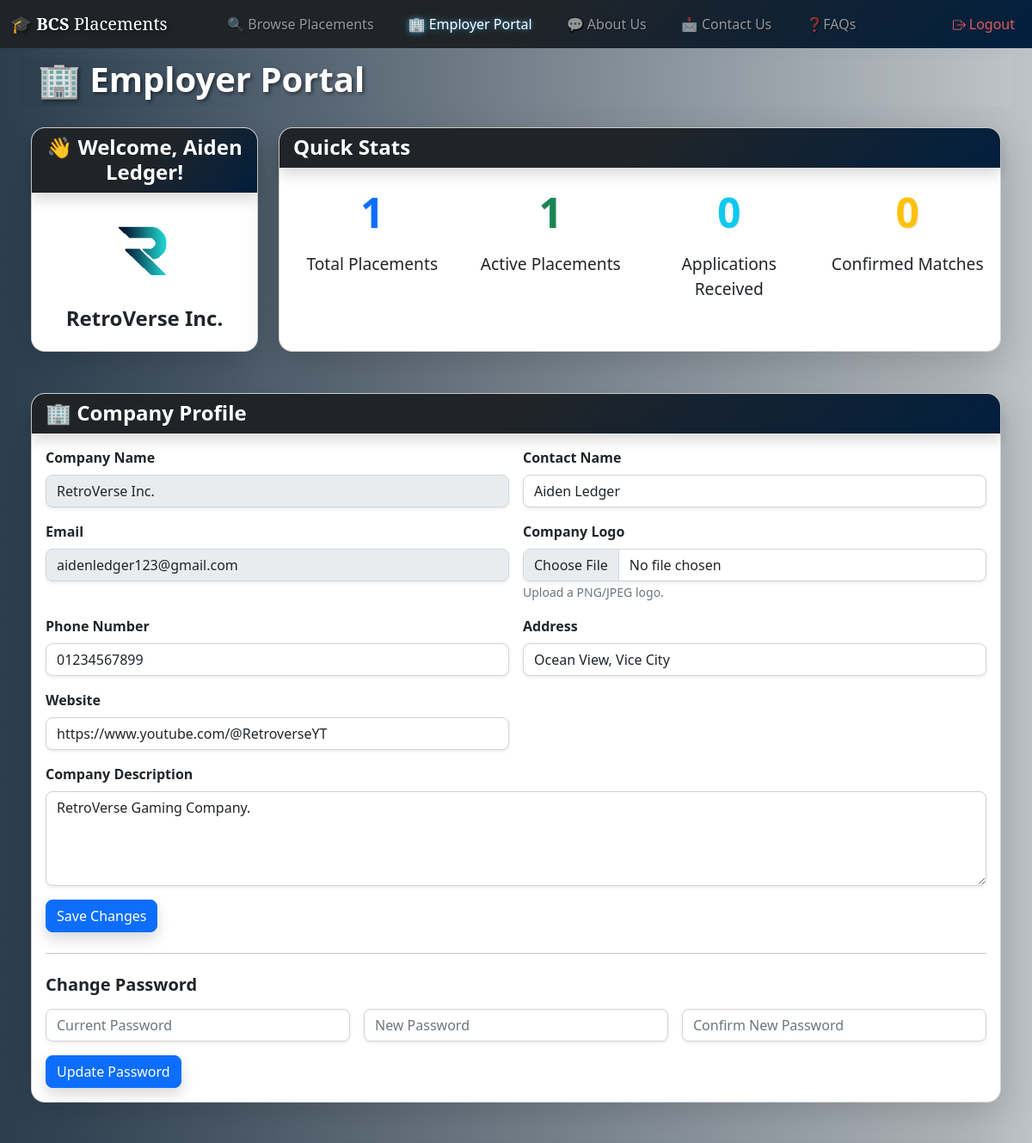
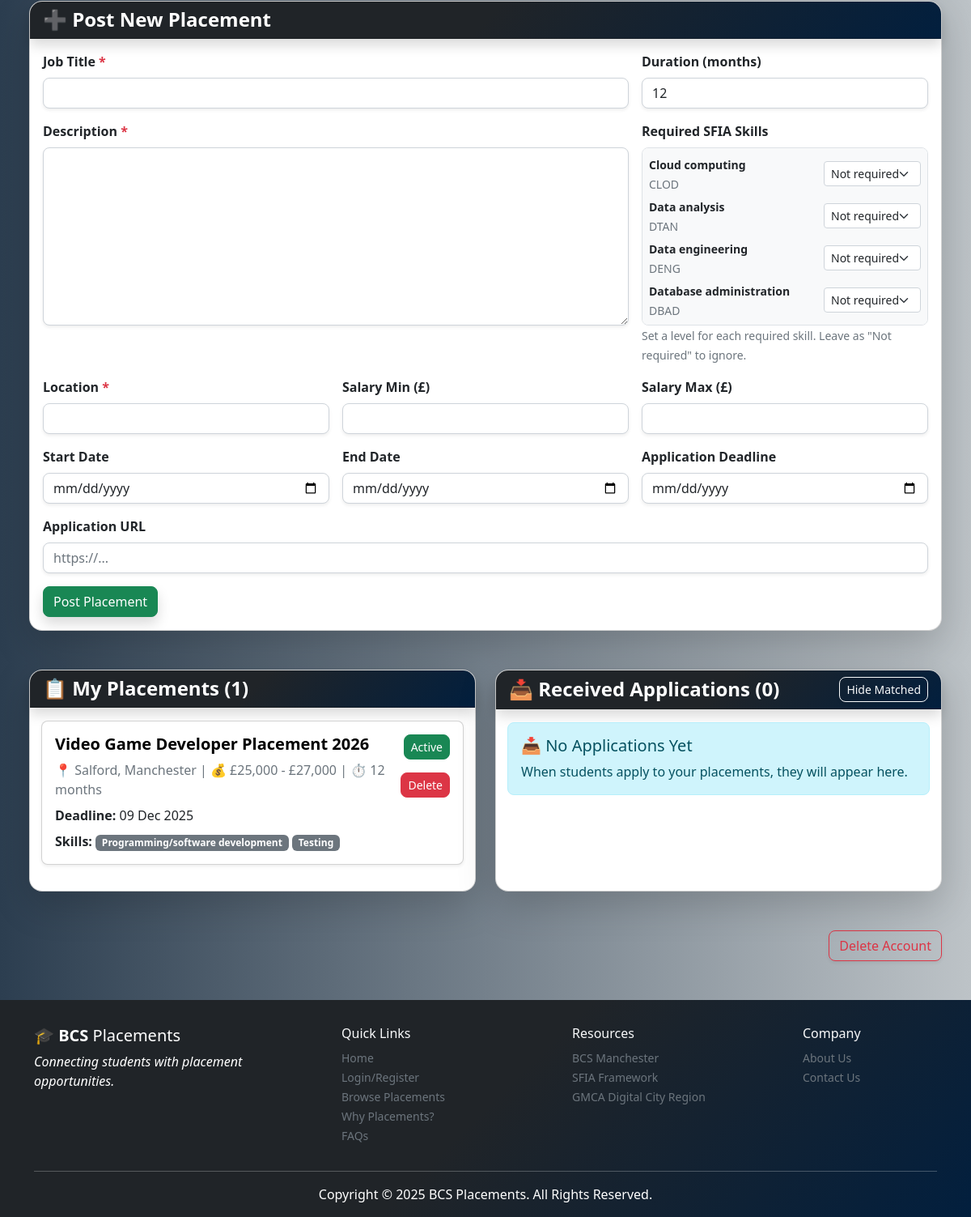
/employers.php (signed in), run on an earlier commit of the app's database (2 pictures, top to bottom).
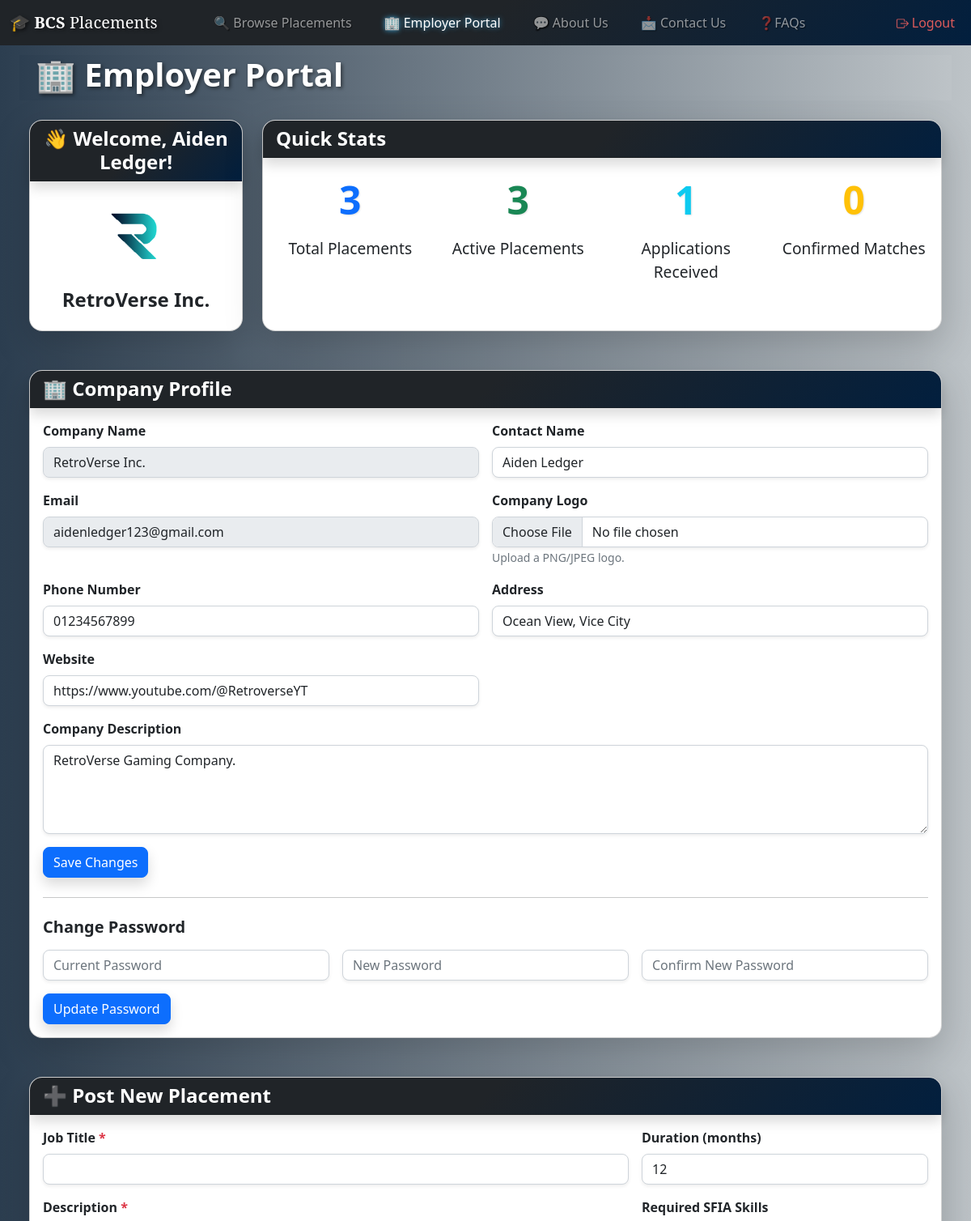
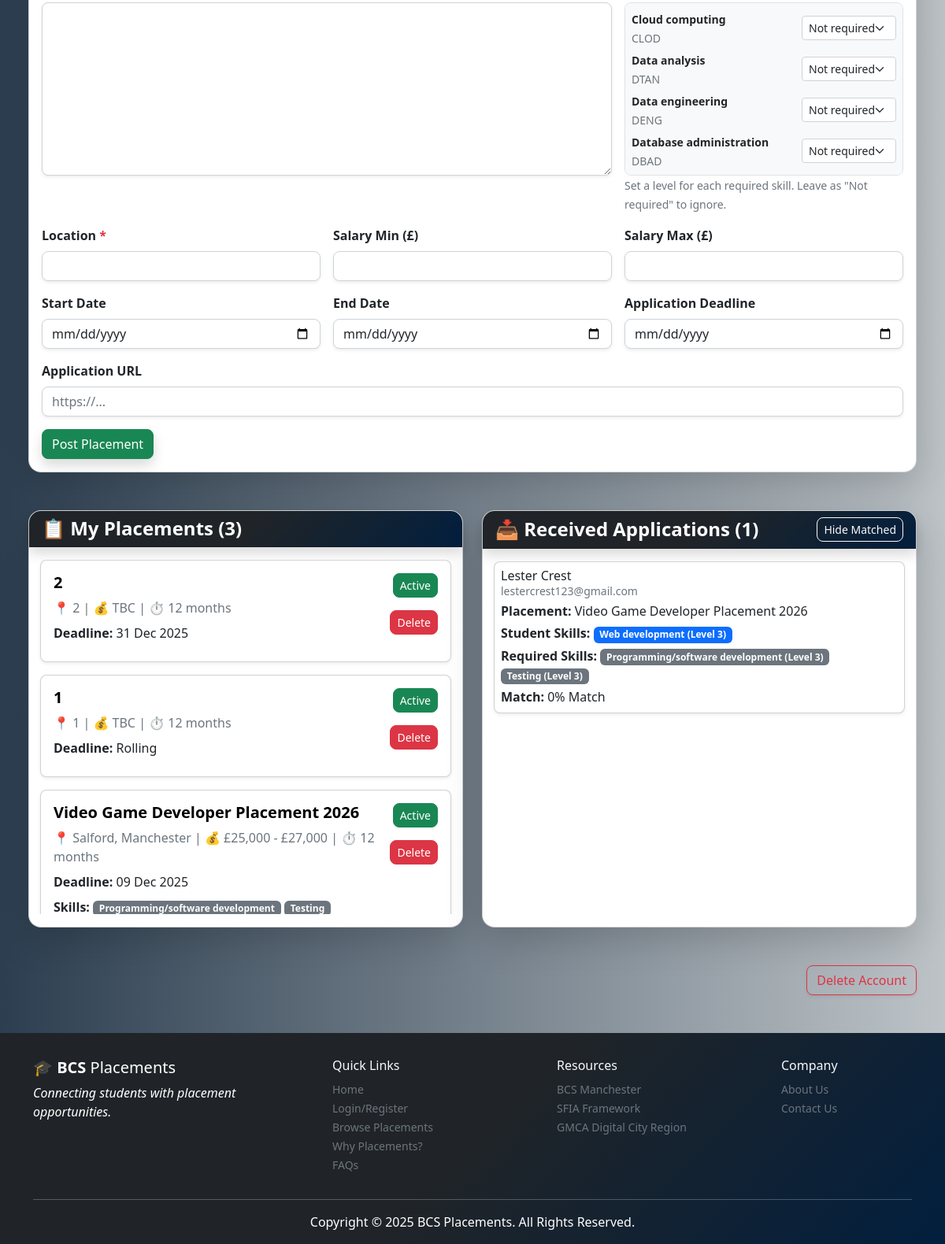
And on a later commit of the database (2 pictures, top to bottom).
### tables this page shows
CREATE TABLE sfia_skills (
                                           skill_id INTEGER PRIMARY KEY AUTOINCREMENT,
                                           skill_code TEXT NOT NULL UNIQUE,
                                           skill_name TEXT NOT NULL,
                                           category TEXT NOT NULL,
                                           subcategory TEXT,
                                           description TEXT
);

CREATE TABLE placements (
                                          placement_id INTEGER PRIMARY KEY AUTOINCREMENT,
                                          employer_id INTEGER NOT NULL,
                                          title TEXT NOT NULL,
                                          description TEXT NOT NULL,
                                          location TEXT NOT NULL,
                                          salary_min REAL,
                                          salary_max REAL,
                                          start_date DATE,
                                          end_date DATE,
                                          status TEXT DEFAULT 'active' CHECK(status IN ('active', 'inactive', 'filled')),
                                          created_at DATETIME DEFAULT CURRENT_TIMESTAMP,
                                          updated_at DATETIME DEFAULT CURRENT_TIMESTAMP, company_logo TEXT, application_url TEXT, deadline DATE, duration_months INTEGER DEFAULT 12,
                                          FOREIGN KEY (employer_id) REFERENCES employers(employer_id) ON DELETE CASCADE
);

CREATE TABLE student_skills (
                                              id INTEGER PRIMARY KEY AUTOINCREMENT,
                                              student_id INTEGER NOT NULL,
                                              skill_id INTEGER NOT NULL,
                                              proficiency_level INTEGER NOT NULL CHECK(proficiency_level BETWEEN 1 AND 7),
                                              added_at DATETIME DEFAULT CURRENT_TIMESTAMP,
                                              FOREIGN KEY (student_id) REFERENCES students(student_id) ON DELETE CASCADE,
                                              FOREIGN KEY (skill_id) REFERENCES sfia_skills(skill_id) ON DELETE CASCADE,
                                              UNIQUE(student_id, skill_id)
);

### Views/employers.phtml (the view, shortened to what the changed rows need)
<?php require('template/header.phtml'); ?>
<main class="page-content">
    <div class="container-fluid">
        <div class="row px-4">
            <div id="title" class="col-12 mb-0">
                <h1 class="pg-heading text-white fw-bold px-2 py-0 paw-bg">🏢 Employer Portal</h1>
            </div>
        </div>
        <br>
        <div class="row px-4 equal-row">
            <div class="col-lg-9 mb-5">
                <div class="card card-hover shadow-lg rounded-4 equal-height-card">
                    <div class="card-body paw-bg">
                        <div class="row text-center">
                            <div class="col-3">
                                <div class="stat-number-2 text-primary pop-text"><?= $view->totalPlacements ?></div>
                                <div class="stat-label-2">Total Placements</div>
                            </div>
                            <div class="col-3">
                                <div class="stat-number-2 text-success pop-text"><?= $view->activePlacements ?></div>
                                <div class="stat-label-2">Active Placements</div>
                            </div>
                            <div class="col-3">
                                <div class="stat-number-2 text-info pop-text"><?= $view->applicationsReceived ?? 0 ?></div>
                                <div class="stat-label-2">Applications Received</div>
                            </div>
                        </div>
                    </div>
                </div>
            </div>
        </div>
        <div class="row px-4">
            <div class="col-12 mb-5">
                <div class="card shadow-lg rounded-4">
                    <div class="card-body paw-bg">
                        <form method="POST" action="employers.php">
                            <div class="row g-3">
                                <div class="col-md-4">
                                    <div class="border rounded-3 bg-light p-2" style="max-height: 220px; overflow-y: auto;">
                                        <?php foreach ($view->allSkills as $skill): ?>
                                            <div class="d-flex justify-content-between align-items-center mb-1">
                                                <div class="me-2">
                                                    <small class="fw-bold"><?= htmlspecialchars($skill['skill_name']) ?></small><br>
                                                    <small class="text-muted"><?= htmlspecialchars($skill['skill_code']) ?></small>
                                                </div>
                                                <div style="width: 120px;">
                                                    <select name="skills[<?= $skill['skill_id'] ?>]" class="form-select form-select-sm" style="padding-right: 1px">
                                                        <option value="0">Not required</option>
                                                    </select>
                                                </div>
                                            </div>
                                        <?php endforeach; ?>
                                    </div>
                                </div>
                            </div>
                        </form>
                    </div>
                </div>
            </div>
        </div>
        <div class="row px-4 equal-row">
            <div class="col-lg-6 mb-5">
                <div class="card shadow-lg rounded-4 equal-height-card h-100">
                    <div class="card-header text-white shadow" style="background-color: #212529; border-top-left-radius: 15px; border-top-right-radius: 15px">
                        <div class="d-flex justify-content-between align-items-center">
                            <h4 class="mb-0 pop-obj"><strong>📋 My Placements (<?= $view->totalPlacements ?>)</strong></h4>
                        </div>
                    </div>
                    <div class="card-body paw-bg" style="padding-right: 10px; padding-left: 10px;">
                        <div class="my-placements-scroll px-1">
                            <?php if (!empty($view->placements)): ?>
                                <?php foreach ($view->placements as $placement): ?>
                                    <?php $status = $placement->getStatus(); ?>
                                    <div class="card mb-3 shadow-sm rounded-3 pop-obj">
                                        <div class="card-body">
                                            <div class="d-flex justify-content-between align-items-start">
                                                <div>
                                                    <h5 class="fw-bold">
                                                        <a href="placement_details.php?id=<?= $placement->getPlacementId() ?>"
                                                           class="text-decoration-none placement-links fw-bold">
                                                           <?= htmlspecialchars($placement->getTitle()) ?>
                                                        </a>
                                                    </h5>
                                                    <p class="mb-2 text-muted">
                                                        📍 <?= htmlspecialchars($placement->getLocation()) ?> |
                                                        💰 <?= $placement->getSalaryRange() ?> |
                                                        ⏱️ <?= $placement->getDurationMonths() ?> months
                                                    </p>
                                                    <p class="mb-2"><strong>Deadline:</strong> <?= $placement->getFormattedDeadline() ?></p>
                                                    <?php if ($placement->hasSkills()): ?>
                                                        <p class="mb-0">
                                                            <strong>Skills:</strong>
                                                            <?php foreach (array_slice($placement->getSkills(), 0, 3) as $skill): ?>
                                                                <span class="badge bg-secondary"><?= htmlspecialchars($skill['skill_name']) ?></span>
                                                            <?php endforeach; ?>
                                                        </p>
                                                    <?php endif; ?>
                                                </div>
                                                <div class="d-flex flex-column align-items-end justify-content-between h-100">
                                                    <form method="POST" action="employers.php" class="mb-2">
                                                        <button type="submit"
                                                                name="toggle_status"
                                                                class="btn btn-sm rounded-3 <?= $status === 'active' ? 'btn-success' : ($status === 'inactive' ? 'btn-secondary' : 'btn-warning') ?>"
                                                                <?= $status === 'filled' ? 'disabled' : '' ?>>
                                                            <?= $status === 'active' ? 'Active' : ($status === 'inactive' ? 'Inactive' : 'Filled') ?>
                                                        </button>
                                                    </form>
                                                    <form method="POST" action="employers.php" class="mt-2">
                                                        <button type="submit" name="delete_placement" class="btn btn-sm btn-danger rounded-3"
                                                                onclick="return confirm('Delete this placement?')">
                                                            Delete
                                                        </button>
                                                    </form>
                                                </div>
                                            </div>
                                        </div>
                                    </div>
                                <?php endforeach; ?>
                            <?php endif; ?>
                        </div>
                    </div>
                </div>
            </div>
            <div class="col-lg-6 mb-5">
                <div class="card shadow-lg rounded-4 equal-height-card h-100">
                    <div class="card-header text-white shadow" style="background-color: #212529; border-top-left-radius: 15px; border-top-right-radius: 15px">
                        <div class="d-flex justify-content-between align-items-center">
                            <h4 class="mb-0 pop-obj">
                                <strong>📥 Received Applications (<?= count($view->receivedApplications) ?>)</strong>
                            </h4>
                        </div>
                    </div>
                    <div class="card-body paw-bg" style="padding-right: 10px; padding-left: 10px;">
                        <div class="applications-scroll px-1">
                            <?php if (!empty($view->receivedApplications)): ?>
                                <?php foreach ($view->receivedApplications as $application): ?>
                                    <?php
                                    $placement = $application['placement'];
                                    ?>
                                    <div class="card mb-3 shadow-sm rounded-3 pop-obj employer-application-card"
                                         data-status="<?= htmlspecialchars($application['status']) ?>">
                                        <div class="card-body p-2">
                                            <div class="d-flex justify-content-between align-items-start">
                                                <div class="me-3">
                                                    <h6 class="mb-1">
                                                        <?= htmlspecialchars($application['student_name']) ?>
                                                        <br>
                                                        <small class="text-muted"><?= htmlspecialchars($application['student_email']) ?></small>
                                                    </h6>
                                                    <p class="mb-1">
                                                        <strong>Placement:</strong>
                                                        <?= htmlspecialchars($placement->getTitle()) ?>
                                                    </p>
                                                    <p class="mb-1">
                                                        <strong>Student Skills:</strong>
                                                        <?php foreach ($application['student_skills'] as $skill): ?>
                                                            <span class="badge bg-primary">
                                                                <?= htmlspecialchars($skill['skill_name']) ?>
                                                                (Level <?= (int)($skill['proficiency_level'] ?? 0) ?>)
                                                            </span>
                                                        <?php endforeach; ?>
                                                    </p>
                                                    <p class="mb-1">
                                                        <strong>Required Skills:</strong>
                                                        <?php foreach ($application['placement_skills'] as $skill): ?>
                                                            <span class="badge bg-secondary">
                                                                <?= htmlspecialchars($skill['skill_name']) ?>
                                                                (Level <?= (int)($skill['required_proficiency'] ?? 0) ?>)
                                                            </span>
                                                        <?php endforeach; ?>
                                                    </p>
                                                    <?php if ($application['match_percentage'] < 100): ?>
                                                    <p class="mb-0">
                                                        <strong>Match:</strong> <?= $application['match_percentage'] ?>% Match
                                                    </p>
                                                    <?php elseif ($application['match_percentage'] == 100): ?>
                                                    <p class="mb-0 text-success">
                                                        <strong>Match:</strong> <?= $application['match_percentage'] ?>% Match
                                                    </p>
                                                    <?php endif; ?>
                                                </div>
                                            </div>
                                        </div>
                                    </div>
                                <?php endforeach; ?>
                            <?php else: ?>
                                <div class="alert alert-info rounded-3">
                                    <h5>📥 No Applications Yet</h5>
                                    <p class="mb-0">When students apply to your placements, they will appear here.</p>
                                </div>
                            <?php endif; ?>
                        </div>
                    </div>
                </div>
            </div>
        </div>
    </div>
</main>
<?php require('template/footer.phtml'); ?>

What changed in the data, as far as the page shows it:
added placements: title "2", location "2", SalaryRange "TBC", duration_months "12", deadline "31 Dec 2025", status "Active"
added placements: title "1", location "1", SalaryRange "TBC", duration_months "12", deadline "Rolling", status "Active"
added student_skills: skill.skill_name "Web development", proficiency_level "3"
Also different on the page:
$view->totalPlacements: "1" → "3"
$view->activePlacements: "1" → "3"
$view->applicationsReceived: "0" → "1"
count($view->receivedApplications): "0" → "1"
new list line: "Lester Crest lestercrest123@gmail.com Placement: Student Skills: Required Skills: Programming/software development (Level 3 ) Testing (Level 3 ) Match: 0 % Match"
new list line: "Video Game Developer Placement 2026"
text no longer shown: "📥 No Applications Yet When students apply to your placements, they will appear here."
